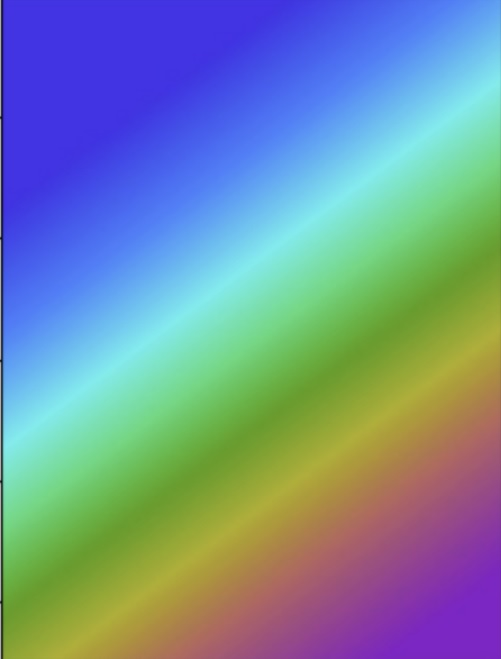
#> input picture src2/opencv/data/rainbow.jpg, 501 x 659 px, found by its file name
$ jupyter execute threshhold.ipynb
#> lines starting #> are read from the running program, lines starting #| are printed output that depends on the picture; after the words box and inside, x2 and y2 are one past the last pixel; in counts of white or black regions, pixels touching at a corner belong together
[cell 1]
import cv2
import matplotlib.pyplot as plt

[cell 2]
img = cv2.imread('/home/addinedu/dev_ws/opencv/data/rainbow.jpg')
#> img is the input picture: shape (659, 501, 3); mean B, G, R 158.3, 142.5, 115.5
print('type(img) = {type(img)}, img.shape = {img.shape}')
plt.imshow(img);

[cell 3]
img = cv2.imread('/home/addinedu/dev_ws/opencv/data/rainbow.jpg', cv2.IMREAD_GRAYSCALE)
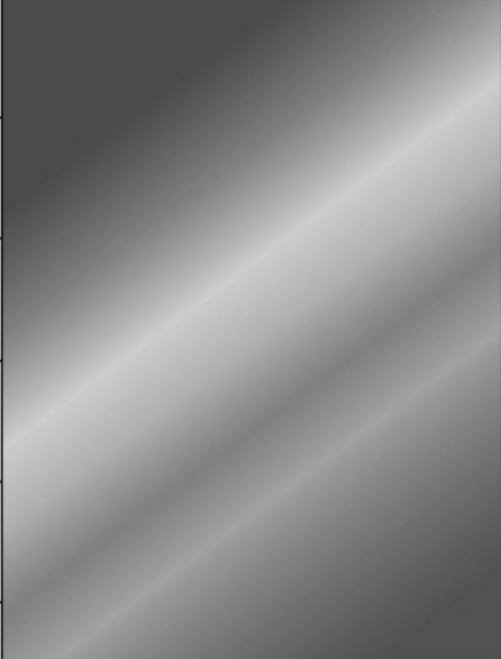
#> img: shape (659, 501); min 8, max 205, mean 136.2
plt.imshow(img);

[cell 4]
plt.imshow(img, cmap = 'gray')

[cell 5]
ret, thresh1 = cv2.threshold(img, 127, 255, cv2.THRESH_BINARY)
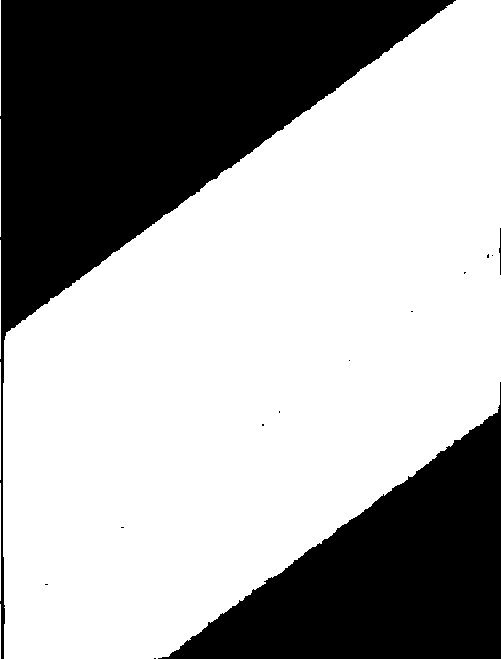
#> thresh1: shape (659, 501); 63.7% white; 13 black regions (10 under 20 px), largest, box (x1, y1, x2, y2) and area: (0, 0, 456, 659) 77502, (158, 382, 501, 659) 42332, (499, 228, 501, 275) 52
print(ret)

plt.subplot(1,2,1)
plt.imshow(img,cmap='gray')
plt.subplot(1,2,2)
plt.imshow(thresh1, cmap='gray')
plt.show()
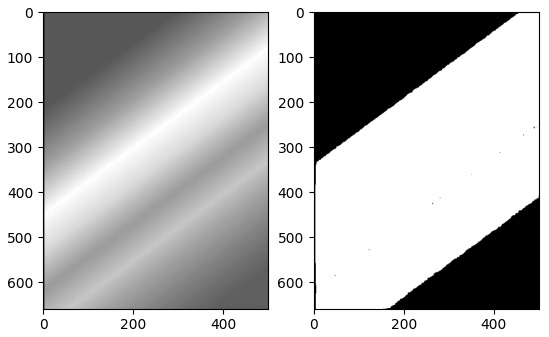
#> figure drawn by matplotlib, 2 panels

[cell 6]
ret, thresh1 = cv2.threshold(img, 127, 255, cv2.THRESH_BINARY_INV)
print(ret)

plt.subplot(1,2,1)
plt.imshow(img,cmap='gray')
plt.subplot(1,2,2)
plt.imshow(thresh1, cmap='gray')
plt.show()
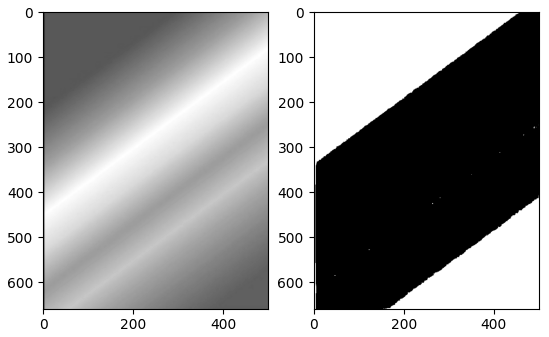
#> figure drawn by matplotlib, 2 panels

[cell 7]
ret, thresh1 = cv2.threshold(img, 127, 255, cv2.THRESH_TRUNC)
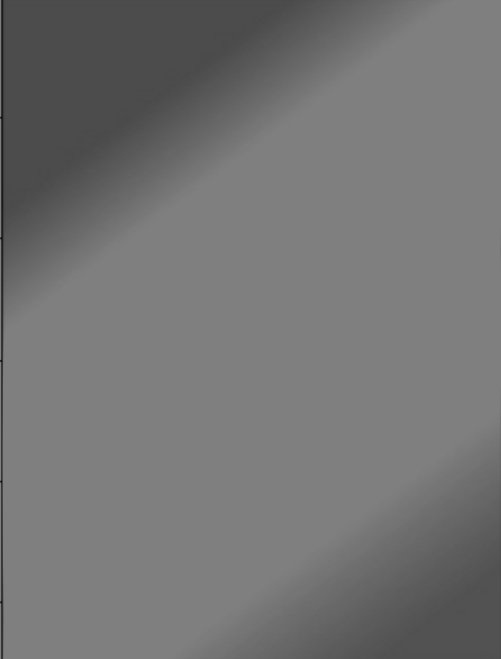
#> thresh1: shape (659, 501); min 8, max 127, mean 115.5
print(ret)

plt.subplot(1,2,1)
plt.imshow(img,cmap='gray')
plt.subplot(1,2,2)
plt.imshow(thresh1, cmap='gray')
plt.show()

[cell 8]
ret, thresh1 = cv2.threshold(img, 127, 255, cv2.THRESH_TOZERO_INV)
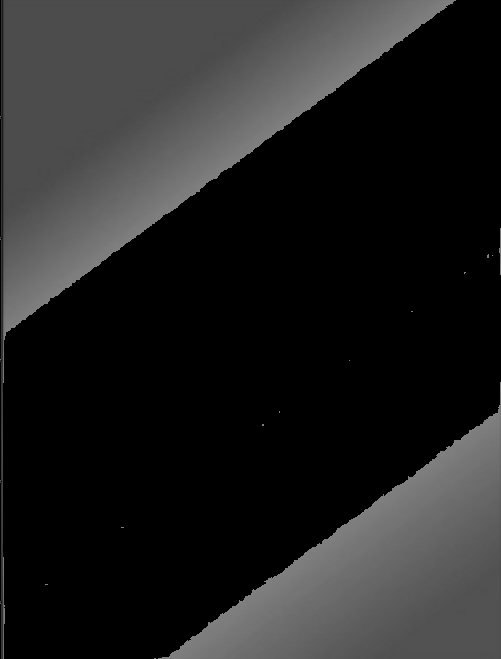
#> thresh1: shape (659, 501); min 0, max 127, mean 34.6
print(ret)

plt.subplot(1,2,1)
plt.imshow(img,cmap='gray')
plt.subplot(1,2,2)
plt.imshow(thresh1, cmap='gray')
plt.show()

[cell 9]
img = cv2.imread('/home/addinedu/dev_ws/opencv/data/crossword.jpg', 0)
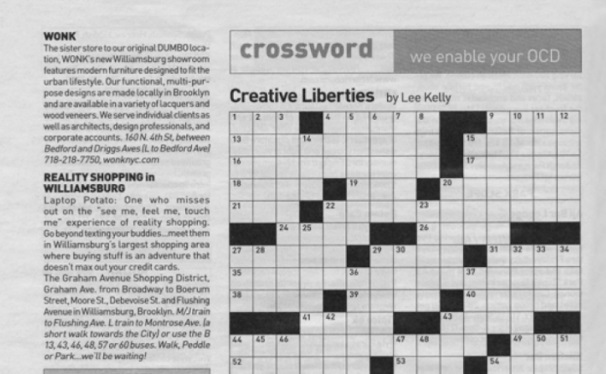
#> input picture src2/opencv/data/crossword.jpg, 606 x 374 px, found by its file name
#> img is the input picture: shape (374, 606); min 28, max 233, mean 187.8
print(f'type(img) = {type(img)}, img.shape = {img.shape}')
#| type(img) = <class 'numpy.ndarray'>, img.shape = (374, 606)
plt.imshow(img, cmap='gray');

[cell 10]
def show_pic(img):
    fig = plt.figure(figsize = (15,15))
    ax = fig.add_subplot(111)
    ax.imshow(img, cmap='gray')

[cell 11]
show_pic(img)

[cell 12]
ret, thresh1 = cv2.threshold(img,80,255, cv2.THRESH_BINARY)
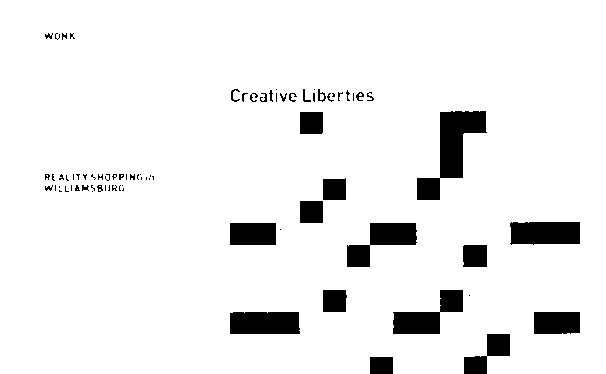
#> thresh1: shape (374, 606); 93.2% white; 78 black regions (44 under 20 px), largest, box (x1, y1, x2, y2) and area: (417, 111, 487, 200) 2534, (393, 290, 463, 334) 1528, (347, 223, 417, 267) 1524
show_pic(thresh1)

[cell 13]
thresh2 = cv2.adaptiveThreshold(img, 255, cv2.ADAPTIVE_THRESH_MEAN_C, cv2.THRESH_BINARY, 11, 10)
#> thresh2: shape (374, 606); 79.5% white; 397 black regions (125 under 20 px), largest, box (x1, y1, x2, y2) and area: (228, 109, 582, 374) 20320, (229, 28, 582, 75) 2398, (43, 368, 211, 374) 544
show_pic(thresh2)

[cell 14]
show_pic(thresh1)

[cell 15]
blended = cv2.addWeighted(src1= thresh1, alpha= 0.6, src2= thresh2, beta=0.4, gamma=0)
show_pic(blended)

[cell 16]
thresh2 = cv2.adaptiveThreshold(img,255,cv2.ADAPTIVE_THRESH_GAUSSIAN_C, cv2.THRESH_BINARY, 11, 8)
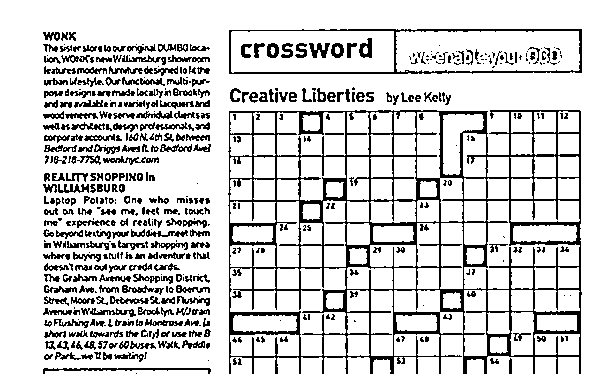
#> thresh2: shape (374, 606); 82.4% white; black in thin lines or dots, all inside (x1, y1, x2, y2) = (43, 29, 582, 374)
show_pic(thresh2)

[cell 17]
blended = cv2.addWeighted(src1= thresh1, alpha= 0.6, src2= thresh2, beta=0.4, gamma=0)
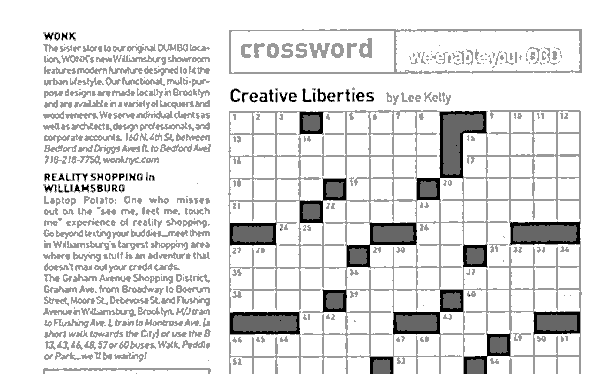
#> blended: shape (374, 606); min 0, max 255, mean 226.7
show_pic(blended)
